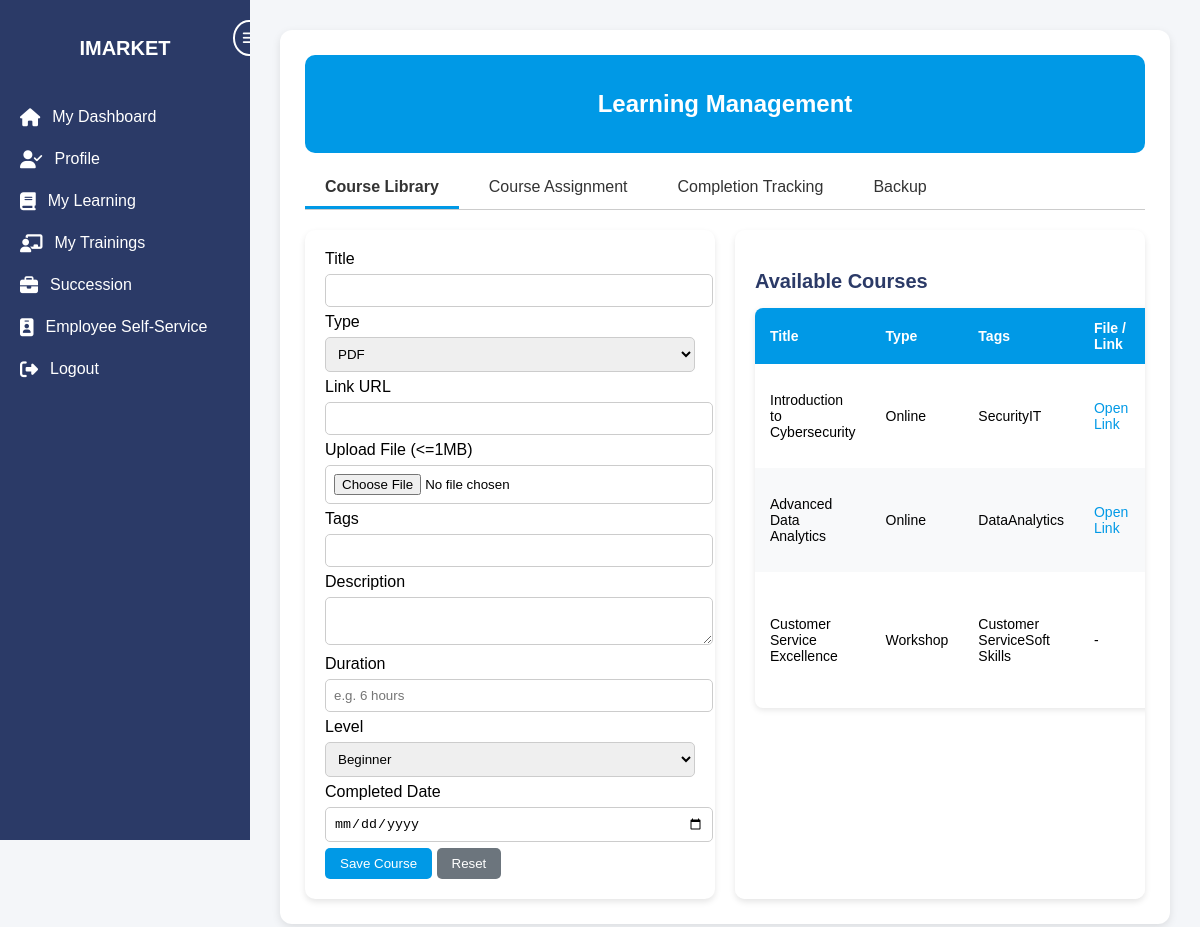
The page /MyLearning.php on the database its author committed.
### tables this page shows
CREATE TABLE IF NOT EXISTS courses (
    id INT AUTO_INCREMENT PRIMARY KEY,
    title VARCHAR(255) NOT NULL,
    type VARCHAR(50),
    link_url TEXT,
    file_name TEXT,
    tags TEXT,
    description TEXT,
    duration VARCHAR(50),
    level ENUM('Beginner', 'Intermediate', 'Advanced') DEFAULT 'Beginner',
    completed_date DATE DEFAULT NULL,
    status ENUM('active', 'inactive') DEFAULT 'active',
    created_at TIMESTAMP DEFAULT CURRENT_TIMESTAMP
);

### MyLearning.php (the view, shortened to what this page needs)
<?php
include 'db.php';
$courses = $conn->query("SELECT * FROM courses ORDER BY created_at DESC");
?>
<!DOCTYPE html>
<html lang="en">
<head>
  <link rel="stylesheet" href="https://cdnjs.cloudflare.com/ajax/libs/font-awesome/6.4.0/css/all.min.css">
</head>
<body>
  <div class="sidebar" id="sidebar">
    <h2>IMARKET</h2>
    <div class="toggle-btn" onclick="toggleSidebar()"><i class="fas fa-bars"></i></div>
    <ul>
      <li><a href="admin_dashboard.php"><i class="fas fa-home"></i><span> My Dashboard</span></a></li>
      <li><a href="MyProfile.php"><i class="fas fa-user-check"></i><span>Profile</span></a></li>
      <li><a href="MyLearning.php"><i class="fas fa-book"></i><span> My Learning</span></a></li>
      <li><a href="MyTrainings.php"><i class="fas fa-chalkboard-teacher"></i><span> My Trainings</span></a></li>
      <li><a href="Succession.php"><i class="fas fa-briefcase"></i><span> Succession</span></a></li>
      <li><a href="ESS.php"><i class="fas fa-id-badge"></i><span> Employee Self-Service</span></a></li>
      <li><a href="logout.php"><i class="fas fa-sign-out-alt"></i><span> Logout</span></a></li>
    </ul>
  </div>
  <div class="main-content">
    <div class="content-wrapper">
      <div class="header"><h2>Learning Management</h2></div>
      <div class="tabs">
        <a href="MyLearning.php" class="active">Course Library</a>
        <a href="#">Course Assignment</a>
        <a href="#">Completion Tracking</a>
        <a href="#">Backup</a>
      </div>
      <div class="flex">
        <form class="form-card" method="post" enctype="multipart/form-data">
          <label>Title</label>
          <input type="text" name="title" required>
          <label>Type</label>
          <select name="type">
              <option>PDF</option>
          </select>
          <label>Link URL</label>
          <input type="url" name="link_url">
          <label>Upload File (<=1MB)</label>
          <input type="file" name="upload_file">
          <label>Tags</label>
          <input type="text" name="tags">
          <label>Description</label>
          <textarea name="description"></textarea>
          <label>Duration</label>
          <input type="text" name="duration" placeholder="e.g. 6 hours">
          <label>Level</label>
          <select name="level">
              <option>Beginner</option>
          </select>
          <label>Completed Date</label>
          <input type="date" name="completed_date">
          <button type="submit" name="save_course" class="btn btn-primary">Save Course</button>
          <button type="reset" class="btn btn-secondary">Reset</button>
        </form>
        <div class="table-card">
          <h3>Available Courses</h3>
          <table>
            <thead>
              <tr>
                <th>Title</th><th>Type</th><th>Tags</th><th>File / Link</th><th>Description</th><th>Actions</th>
              </tr>
            </thead>
            <tbody>
              <?php while ($row = $courses->fetch_assoc()) { ?>
              <tr>
                <td><?= htmlspecialchars($row['title']); ?></td>
                <td><?= htmlspecialchars($row['type']); ?></td>
                <td>
                  <?php foreach (explode(",", $row['tags']) as $tag) {
                      echo "<span class='tag'>" . htmlspecialchars(trim($tag)) . "</span>";
                  } ?>
                </td>
                <td>
                  <?php if ($row['file_name']) { ?>
                    <a href="uploads/<?= htmlspecialchars($row['file_name']); ?>" target="_blank">Download</a>
                  <?php } elseif ($row['link_url']) { ?>
                    <a href="<?= htmlspecialchars($row['link_url']); ?>" target="_blank">Open Link</a>
                  <?php } else { echo "-"; } ?>
                </td>
              </tr>
              <?php } ?>
            </tbody>
          </table>
        </div>
      </div>
    </div>
  </div>
</body>
</html>

### MyLearning.php (style rules this page uses)
body { font-family: Arial, sans-serif; margin: 0; background: #f4f6f9; }
.sidebar { width: 250px; background: #2b3a67; color: #fff; height: 100vh; position: fixed; left: 0; top: 0; padding: 20px 0; display: flex; flex-direction: column; align-items: center; transition: width 0.3s; overflow: hidden; z-index: 1000; }
.sidebar h2 { font-size: 20px; margin-bottom: 20px; transition: opacity 0.3s; }
.sidebar ul { list-style: none; padding: 0; width: 100%; }
.sidebar ul li a { display: flex; align-items: center; padding: 12px 20px; color: #fff; text-decoration: none; transition: 0.3s; }
.sidebar ul li a i { margin-right: 12px; font-size: 18px; }
.toggle-btn { position: absolute; top: 20px; right: -15px; background: #2b3a67; border-radius: 50%; padding: 8px; cursor: pointer; color: #fff; border: 2px solid #fff; font-size: 14px; }
.main-content { margin-left: 250px; padding: 30px; min-height: 100vh; transition: margin-left 0.3s ease; }
.content-wrapper { max-width: 1200px; margin: auto; background: #fff; padding: 25px; border-radius: 12px; box-shadow: 0 3px 8px rgba(0,0,0,0.1); }
.header { background: #0099e6; padding: 15px; color: #fff; border-radius: 10px; text-align: center; }
.tabs { display: flex; gap: 10px; margin: 15px 0; border-bottom: 1px solid #ccc; }
.tabs a { padding: 10px 20px; text-decoration: none; color: #333; }
.tabs a.active { border-bottom: 3px solid #0099e6; font-weight: bold; }
.flex { display: flex; gap: 20px; flex-wrap: wrap; margin-top: 20px; }
.form-card, .table-card { flex: 1; min-width: 350px; background: #fff; padding: 20px; border-radius: 10px; box-shadow: 0 3px 6px rgba(0,0,0,0.1); }
.form-card input, .form-card select, .form-card textarea { width: 100%; padding: 8px; margin: 6px 0; border: 1px solid #ccc; border-radius: 5px; }
.btn { padding: 8px 15px; border: none; border-radius: 5px; cursor: pointer; }
.btn-primary { background: #0099e6; color: #fff; }
.btn-secondary { background: #6c757d; color: #fff; }
.table-card h3 { margin-bottom: 15px; font-size: 20px; color: #2b3a67; }
table { width: 100%; border-collapse: collapse; border-radius: 8px; overflow: hidden; box-shadow: 0 2px 6px rgba(0,0,0,0.1); }
thead { background: #0099e6; color: #fff; text-align: left; }
th, td { padding: 12px 15px; font-size: 14px; }
tbody tr:nth-child(even) { background: #f8f9fa; }
td a { color: #0099e6; text-decoration: none; font-weight: 500; }
.table-card { overflow-x: auto; }

### rows shown on the page
courses: title "Introduction to Cybersecurity", type "Online", tags "Security", tags "IT"
courses: title "Advanced Data Analytics", type "Online", tags "Data", tags "Analytics"
courses: title "Customer Service Excellence", type "Workshop", tags "Customer Service", tags "Soft Skills"
